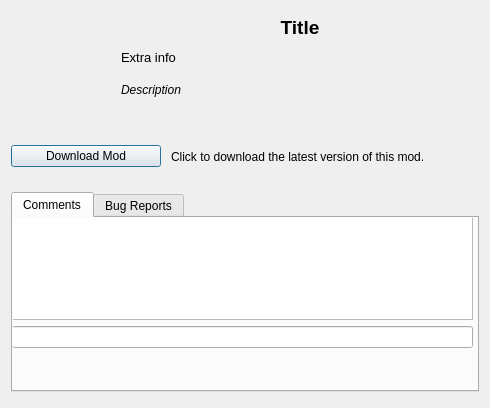
<?xml version="1.0" encoding="UTF-8"?>
<ui version="4.0">
 <class>ModDialog</class>
 <widget class="QDialog" name="ModDialog">
  <property name="geometry">
   <rect>
    <x>0</x>
    <y>0</y>
    <width>490</width>
    <height>408</height>
   </rect>
  </property>
  <property name="windowTitle">
   <string>Dialog</string>
  </property>
  <layout class="QGridLayout" name="gridLayout_2">
   <item row="0" column="0">
    <layout class="QVBoxLayout" name="verticalLayout">
     <property name="spacing">
      <number>10</number>
     </property>
     <property name="bottomMargin">
      <number>5</number>
     </property>
     <item>
      <layout class="QHBoxLayout" name="horizontalLayout">
       <property name="topMargin">
        <number>5</number>
       </property>
       <property name="bottomMargin">
        <number>5</number>
       </property>
       <item alignment="Qt::AlignTop">
        <widget class="QLabel" name="Picture">
         <property name="minimumSize">
          <size>
           <width>100</width>
           <height>100</height>
          </size>
         </property>
         <property name="maximumSize">
          <size>
           <width>100</width>
           <height>100</height>
          </size>
         </property>
         <property name="text">
          <string/>
         </property>
        </widget>
       </item>
       <item>
        <layout class="QVBoxLayout" name="verticalLayout_2">
         <property name="spacing">
          <number>1</number>
         </property>
         <item alignment="Qt::AlignTop">
          <widget class="QLabel" name="Title">
           <property name="maximumSize">
            <size>
             <width>5000</width>
             <height>30</height>
            </size>
           </property>
           <property name="font">
            <font>
             <family>Segoe UI</family>
             <pointsize>14</pointsize>
             <weight>75</weight>
             <bold>true</bold>
            </font>
           </property>
           <property name="text">
            <string>Title</string>
           </property>
           <property name="alignment">
            <set>Qt::AlignCenter</set>
           </property>
          </widget>
         </item>
         <item alignment="Qt::AlignTop">
          <widget class="QLabel" name="Info">
           <property name="maximumSize">
            <size>
             <width>16777215</width>
             <height>20</height>
            </size>
           </property>
           <property name="font">
            <font>
             <family>Segoe UI</family>
             <pointsize>10</pointsize>
            </font>
           </property>
           <property name="text">
            <string>Extra info</string>
           </property>
          </widget>
         </item>
         <item alignment="Qt::AlignTop">
          <widget class="QLabel" name="Description">
           <property name="maximumSize">
            <size>
             <width>16777215</width>
             <height>500</height>
            </size>
           </property>
           <property name="font">
            <font>
             <family>Segoe UI</family>
             <pointsize>9</pointsize>
             <italic>true</italic>
            </font>
           </property>
           <property name="text">
            <string>Description</string>
           </property>
           <property name="wordWrap">
            <bool>true</bool>
           </property>
          </widget>
         </item>
        </layout>
       </item>
      </layout>
     </item>
     <item>
      <layout class="QHBoxLayout" name="horizontalLayout_2">
       <property name="bottomMargin">
        <number>0</number>
       </property>
       <item>
        <widget class="QPushButton" name="DownloadButton">
         <property name="maximumSize">
          <size>
           <width>150</width>
           <height>16777215</height>
          </size>
         </property>
         <property name="text">
          <string>Download Mod</string>
         </property>
        </widget>
       </item>
       <item>
        <widget class="QLabel" name="DownloadLabel">
         <property name="text">
          <string>Click to download the latest version of this mod.</string>
         </property>
        </widget>
       </item>
      </layout>
     </item>
     <item>
      <widget class="QTabWidget" name="tabWidget">
       <property name="sizePolicy">
        <sizepolicy hsizetype="Expanding" vsizetype="Maximum">
         <horstretch>0</horstretch>
         <verstretch>0</verstretch>
        </sizepolicy>
       </property>
       <property name="minimumSize">
        <size>
         <width>0</width>
         <height>200</height>
        </size>
       </property>
       <property name="currentIndex">
        <number>0</number>
       </property>
       <widget class="QWidget" name="CommentsTab">
        <attribute name="title">
         <string>Comments</string>
        </attribute>
        <widget class="QWidget" name="verticalLayoutWidget_3">
         <property name="geometry">
          <rect>
           <x>-1</x>
           <y>-1</y>
           <width>461</width>
           <height>141</height>
          </rect>
         </property>
         <layout class="QVBoxLayout" name="verticalLayout_3">
          <property name="bottomMargin">
           <number>10</number>
          </property>
          <item>
           <widget class="QListWidget" name="Comments">
            <property name="verticalScrollMode">
             <enum>QAbstractItemView::ScrollPerPixel</enum>
            </property>
           </widget>
          </item>
          <item>
           <widget class="QLineEdit" name="LineComment"/>
          </item>
         </layout>
        </widget>
       </widget>
       <widget class="QWidget" name="BrokenTab">
        <attribute name="title">
         <string>Bug Reports</string>
        </attribute>
        <widget class="QWidget" name="verticalLayoutWidget_4">
         <property name="geometry">
          <rect>
           <x>-1</x>
           <y>9</y>
           <width>461</width>
           <height>141</height>
          </rect>
         </property>
         <layout class="QVBoxLayout" name="verticalLayout_4">
          <property name="bottomMargin">
           <number>10</number>
          </property>
          <item>
           <widget class="QListWidget" name="BugReports">
            <property name="selectionMode">
             <enum>QAbstractItemView::NoSelection</enum>
            </property>
            <property name="verticalScrollMode">
             <enum>QAbstractItemView::ScrollPerPixel</enum>
            </property>
           </widget>
          </item>
          <item>
           <widget class="QLineEdit" name="LineBugReport"/>
          </item>
         </layout>
        </widget>
       </widget>
      </widget>
     </item>
    </layout>
   </item>
  </layout>
 </widget>
 <resources/>
 <connections/>
</ui>
